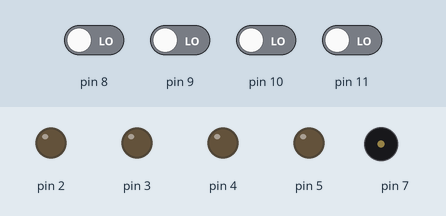
A sketch run on a simulated Arduino Uno, built with avr-gcc and run on an emulated ATmega328P. On the bench: output pins drawn as LEDs (lit = HIGH), buzzer (waves = sounding). Inputs (shaded band) come from the test bench; at power-on: pin 8–11 LOW. Random numbers use the default seed unless the sketch sets one.

Above: at 2.8 s.
2.9 s: pin 8 driven HIGH
At 3.6 s:
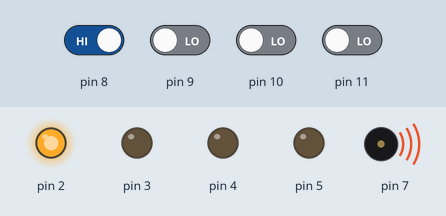
4.4 s: pin 8 driven LOW
At 4.8 s:
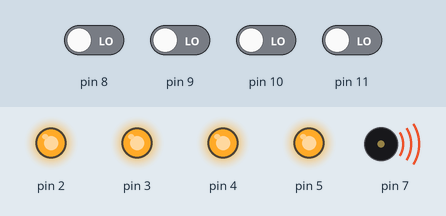
6.5 s: pin 9 driven HIGH
At 8.8 s:
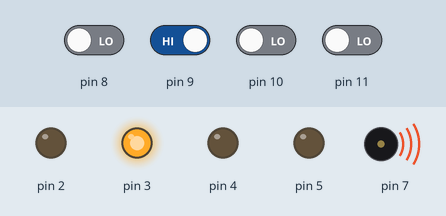
9.5 s: pin 9 driven LOW
At 10.5 s:
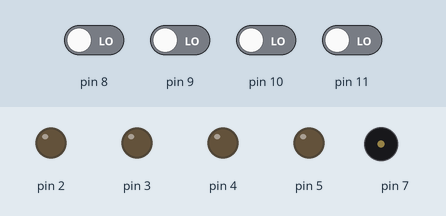
12.5 s: pin 10 driven HIGH
At 14.0 s:
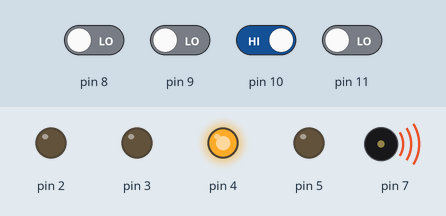
14.6 s: pin 10 driven LOW
At 18.3 s:
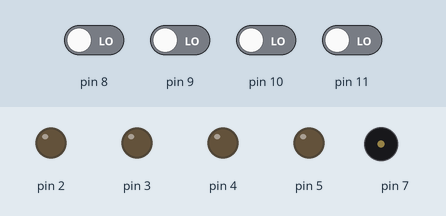
Timing chart, 0 to 18.6 s (numbered marks = the images above; inputs shaded):
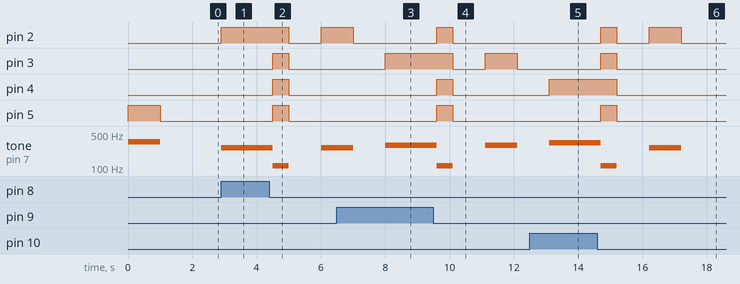

Measured:
- after the input at 2.9 s, pin 2: LOW → HIGH at once; tone on pin 7: silent → 262 Hz at once
- after the input at 4.4 s, pin 2: HIGH → LOW after 0.60 s, → HIGH 1.0 s later; pin 3–5: LOW → HIGH after 0.10 s, → LOW 0.50 s later; tone on pin 7: 262 Hz → 110 Hz after 0.10 s, → silent 0.50 s later, → 262 Hz 1.0 s later
- after the input at 6.5 s, pin 3: LOW → HIGH after 1.5 s
- after the input at 9.5 s, pin 2, pin 4, pin 5: LOW → HIGH after 0.10 s, → LOW 0.50 s later; pin 3: HIGH → LOW after 0.60 s, → HIGH 1.0 s later, → LOW 1.0 s later; tone on pin 7: 294 Hz → 110 Hz after 0.10 s, → silent 0.50 s later, → 294 Hz 1.0 s later, → silent 1.0 s later
- after the input at 12.5 s, pin 4: LOW → HIGH after 0.61 s; tone on pin 7: silent → 330 Hz after 0.61 s
- after the input at 14.6 s, pin 2: LOW → HIGH after 0.11 s, → LOW 0.50 s later, → HIGH 1.0 s later, → LOW 1.0 s later; pin 3, pin 5: LOW → HIGH after 0.11 s, → LOW 0.50 s later; pin 4: HIGH → LOW after 0.61 s; tone on pin 7: 330 Hz → 110 Hz after 0.11 s, → silent 0.50 s later, → 262 Hz 1.0 s later, → silent 1.0 s later

The sketch:

genius.ino
```cpp
/**
 * GENIUS
 * @author Random
 * Date 11/09/2018
 */


// tone(pino, frequencia, duração)
// onde a frequencia do tom é setada em hertz, e a duração, em milisegundos.
// noTone(pino)


/* INCLUDES */

// For random numbers
#include <time.h>
#include <stdlib.h>


/* FUNCTION DECLARATION */

// Play note+led
void play(int button);

// Play sequency
void playSequency(int rodada);

// Play and stop note+led
void genius(int button);

// Get playing button
int getButton();

// Get players answer
void answer();


/* VARIABLES */

// Notes + LEDs: 0+2 = verde = 262 ...
int noteled[] = { 262, 294, 330, 349 };

// 32 size vector for GENIUS
int sequency[32];

// Round
int rodada = 0;


/* SETUP */

void setup() {

  // LED verde
  pinMode(8, INPUT);
  pinMode(2, OUTPUT);

  // LED vermelho
  pinMode(9, INPUT);
  pinMode(3, OUTPUT);

  // LED azul
  pinMode(10, INPUT);
  pinMode(4, OUTPUT);

  // LED amarelo
  pinMode(11, INPUT);
  pinMode(5, OUTPUT);

  // Buzzer
  pinMode(7, OUTPUT);

  // Generate array
  for (int i = 0; i < 32; i++) sequency[i] = random(8, 12);

}


/* LOOP */

void loop() {

  if (rodada > 32) exit(0);

  playSequency(rodada);
  answer();

  rodada++;

  delay(1000);

}


/* FUNCTION DEFINITION */

void play(int button) {

  tone(7, noteled[button - 8]);
  digitalWrite(button - 6, HIGH);

  delay(1000);

  noTone(7);
  digitalWrite(button - 6, LOW);

  delay(1000);

}

void playSequency(int rodada) {

  for (int i = 0; i <= rodada; i++) play(sequency[i]);

}

// Play and stop note+led
void genius(int button) {

  // Play
  while (digitalRead(button) == HIGH) {

    tone(7, noteled[button - 8]);
    digitalWrite(button - 6, HIGH);

    delay(200);

  }

  // Stop
  noTone(7);
  digitalWrite(button - 6, LOW);

}

// Get playing button
int getButton() {

  do {

    for (int i = 8; i < 12; i++) {

      if (digitalRead(i) == HIGH) {

        genius(i);
        return i;

      }

    }

  } while (true);

}

// Get players answer
void answer() {

  for (int i = 0; i <= rodada; i++) {

    // If players fail a new array is generated and round is reseted after a beep+LEDs
    if (getButton() != sequency[i]) {

      // Beep+LEDs
      digitalWrite(2, HIGH);
      digitalWrite(3, HIGH);
      digitalWrite(4, HIGH);
      digitalWrite(5, HIGH);
      tone(7, 110); // LA
      delay(500);
      digitalWrite(2, LOW);
      digitalWrite(3, LOW);
      digitalWrite(4, LOW);
      digitalWrite(5, LOW);
      noTone(7);


      // Re-generation+reset
      for (int i = 0; i < 32; i++) sequency[i] = random(8, 12);
      rodada = -1;

    }

  }

}


/* PIANINHO
  // LED verde
  if (digitalRead(8) == HIGH) {

    tone(7, 262);             // DO
    digitalWrite(2, HIGH);

    delay(200);

  } else {

    noTone(7);
    digitalWrite(2, LOW);

  }

  // LED vermelho
  if (digitalRead(9) == HIGH) {

    tone(7, 294);             // RE
    digitalWrite(3, HIGH);

    delay(200);

  } else {

    noTone(7);
    digitalWrite(3, LOW);

  }

  // LED azul
  if (digitalRead(10) == HIGH) {

    tone(7, 330);              //MI
    digitalWrite(4, HIGH);

    delay(200);

  } else {

    noTone(7);
    digitalWrite(4, LOW);

  }

  // LED amarelo
  if (digitalRead(11) == HIGH) {

    tone(7, 349);              //FA
    digitalWrite(5, HIGH);

    delay(200);

  } else {

    noTone(7);
    digitalWrite(5, LOW);

  }
*/
```
